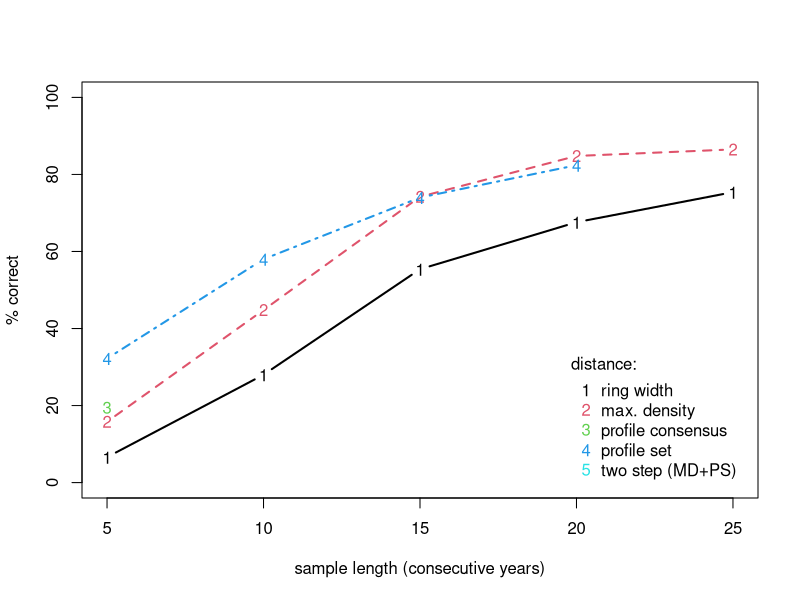

Write the R code that produced this figure.


d = as.data.frame(matrix( 
dimnames= list( NULL,
c("length","ring width","max. density","profile consensus","profile set","two step (MD+PS)")),
c(
  5, 6.6, 15.8, 19.4, 32.2,NA
  ,
  10, 28, 44.8, NA, 58, NA
  ,
  15, 55.4, 74.2, NA, 74, NA
  ,
  20, 67.6, 84.8, NA, 82.4, NA
  ,
  25, 75.4, 86.5, NA, NA, NA
),ncol=6, byrow=TRUE))
distCols = !( colnames(d) %in% "length")

matplot(d$length, d[,distCols], lwd=2, type="b", ylim=c(0,100),pch=as.character(1:sum(distCols)),
        ylab="% correct", xlab="sample length (consecutive years)")

legend("bottomright", legend=colnames(d)[distCols], col = 1:5,
       pch=as.character(1:sum(distCols)),
       inset=0.02,
       title="distance:", title.adj = 0, bty="o", bg="white", box.col="white")
